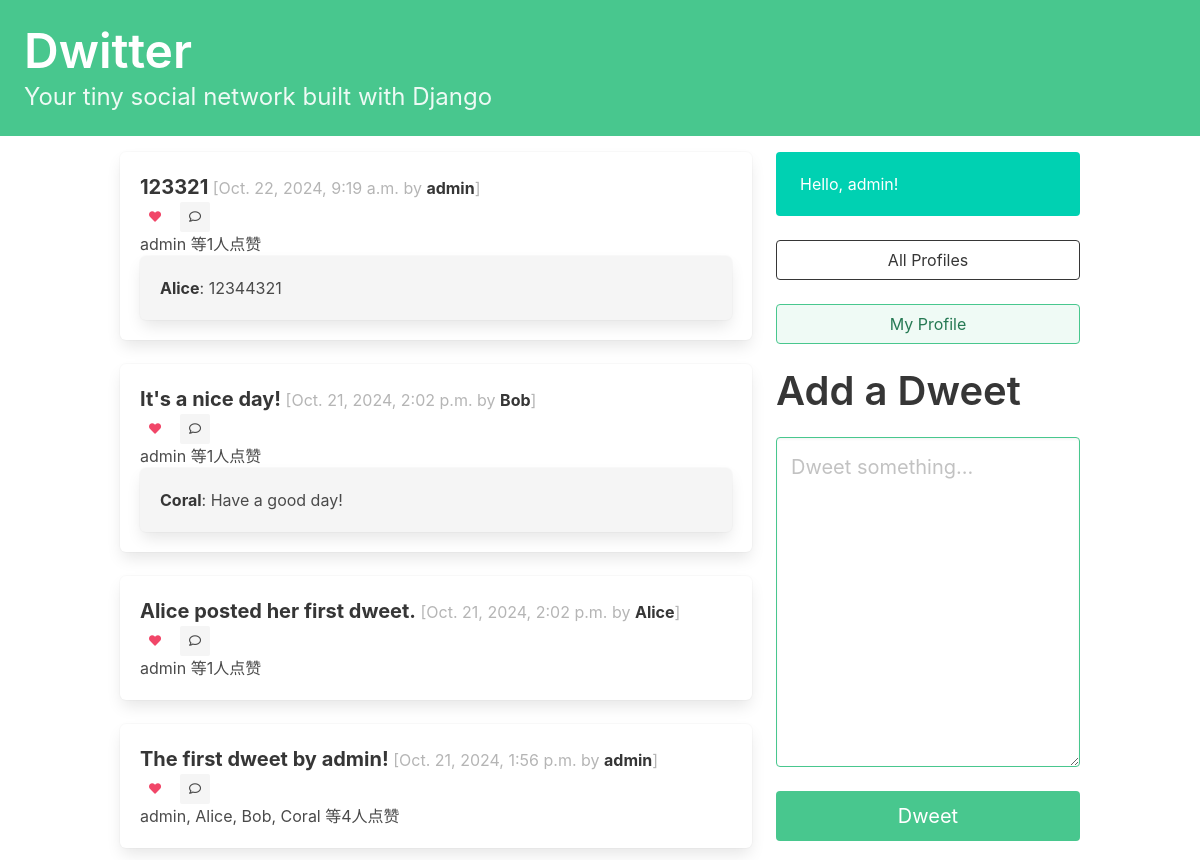
The app's page / (signed in) with its own data.
### dwitter/models.py (models this page shows, shortened)
class Dweet(models.Model):
    user = models.ForeignKey(
        User, related_name="dweets", on_delete=models.DO_NOTHING
    )
    body = models.CharField(max_length=140)
    created_at = models.DateTimeField(auto_now_add=True)
    likes = models.ManyToManyField(User, related_name="liked_dweets", blank=True)

class Comment(models.Model):
    user = models.ForeignKey(User, on_delete=models.CASCADE)
    dweet = models.ForeignKey(Dweet, related_name="comments", on_delete=models.CASCADE)
    body = models.TextField()
    created_at = models.DateTimeField(auto_now_add=True)

### dwitter/views.py (the view, shortened to what this page needs)
# urls.py: path("", dashboard, name="dashboard"),
def dashboard(request):
    form = DweetForm(request.POST or None)
    comment_form = CommentForm(request.POST or None)
    followed_dweets = Dweet.objects.filter(
        user__profile__in=request.user.profile.follows.all()
    ).order_by("-created_at")
    liked_by_followed_all = []
    for dweet in followed_dweets:
        liked_by_followed_all.append({
            "dweet": dweet,
            "liked_by_followed": dweet.likes.filter(profile__in=request.user.profile.follows.all()),
            "liked_by_user": request.user in dweet.likes.all()
        })
    return render(
        request,
        "dwitter/dashboard.html",
        {"form": form, "comment_form": comment_form, "liked_by_followed_all": liked_by_followed_all}
    )

### dwitter/forms.py
class DweetForm(forms.ModelForm):
    body = forms.CharField(
        required=True,
        widget=forms.widgets.Textarea(
            attrs={
                "placeholder": "Dweet something...",
                "class": "textarea is-success is-medium",
            }
        ),
        label="",
    )
    class Meta:
        model = Dweet
        exclude = ("user", "likes")  # 排除'user'和'likes'字段

class CommentForm(forms.ModelForm):
    body = forms.CharField(
        required=True,
        widget=forms.widgets.Textarea(
            attrs={
                "placeholder": "Add a comment...",
                "class": "textarea is-small",
            }
        ),
        label="",
    )
    class Meta:
        model = Comment
        exclude = ("user", "dweet")

### dwitter/templates/dwitter/dashboard.html (shortened to what this page needs)
{% extends 'base.html' %}
{% block content %}
<div class="column">
    {% for item in liked_by_followed_all %}
    <div class="box">
        <strong class="is-size-5">{{ item.dweet.body }}</strong>
        <span class="is-small has-text-grey-light">
            [{{ item.dweet.created_at }} by <strong>{{ item.dweet.user.username }}</strong>]
        </span>
        <div style="display: flex; align-items: center;">
            <form action="{% url 'dwitter:like_dweet' item.dweet.id %}" method="post" style="margin-right: 10px;">
            <button type="submit" class="button is-small is-white">
                {% if item.liked_by_user %}
                <span class="icon has-text-danger">
                    <i class="fas fa-heart"></i>
                </span>
                {% else %}
                <span class="icon has-text-grey-light">
                    <i class="far fa-heart"></i>
                </span>
                {% endif %}
            </button>
            </form>
            <button class="button is-small is-light" onclick="toggleCommentForm('{{ item.dweet.id }}')">
                <span class="icon">
                    <i class="far fa-comment"></i>
                </span>
            </button>
        </div>
        <div>
            {% for like in item.liked_by_followed %}
                {{ like.username }}{% if not forloop.last %}, {% endif %}
            {% endfor %}
            {% if item.dweet.likes.count != 0 %}
                等{{ item.dweet.likes.count }}人点赞
            {% endif %}
        </div>
        <div>
            {% if item.dweet.comments.all %}
                <div class="box" style="background-color: #f5f5f5;">
                    {% for comment in item.dweet.comments.all %}
                        <p><strong>{{ comment.user.username }}</strong>: {{ comment.body }}</p>
                    {% endfor %}
                </div>
            {% endif %}
        </div>
    </div>
    {% endfor %}
</div>
<div class="column is-one-third">
    <div class="notification is-primary">
        Hello, {{ user.username|default:'Guest' }}!
    </div>
    <div class="block">
        <a href="{% url 'dwitter:profile_list' %} ">
            <button class="button is-dark is-outlined is-fullwidth">
                All Profiles
            </button>
        </a>
    </div>
    <div class="block">
        <a href="{% url 'dwitter:profile' request.user.profile.id %} ">
            <button class="button is-success is-light is-outlined is-fullwidth">
                My Profile
            </button>
        </a>
    </div>
    <div class="block">
        <div class="block">
            <h2 class="title is-2">Add a Dweet</p>
        </div>
        <div class="block">
            <form method="post">
                {{ form.as_p }}
                <button class="button is-success is-fullwidth is-medium mt-5"
                        type="submit">Dweet
                </button>
            </form>
        </div>
    </div>
</div>
{% endblock content %}

### records on screen
Dweet: dweet.body "123321", dweet.created_at "Oct. 22, 2024, 9:19 a.m.", dweet.user.username "admin", dweet.likes.count "1"
Comment: user.username "Alice", body "12344321"
Dweet: dweet.body "It's a nice day!", dweet.created_at "Oct. 21, 2024, 2:02 p.m.", dweet.user.username "Bob", dweet.likes.count "1"
Comment: user.username "Coral", body "Have a good day!"
Dweet: dweet.body "Alice posted her first dweet.", dweet.created_at "Oct. 21, 2024, 2:02 p.m.", dweet.user.username "Alice", dweet.likes.count "1"
Dweet: dweet.body "The first dweet by admin!", dweet.created_at "Oct. 21, 2024, 1:56 p.m.", dweet.user.username "admin", dweet.likes.count "4"

### other values on screen
{{ like.username }} "admin"
{{ like.username }} "Alice"
{{ like.username }} "Bob"
{{ like.username }} "Coral"
{{ user.username|default:'Guest' }} "admin"
